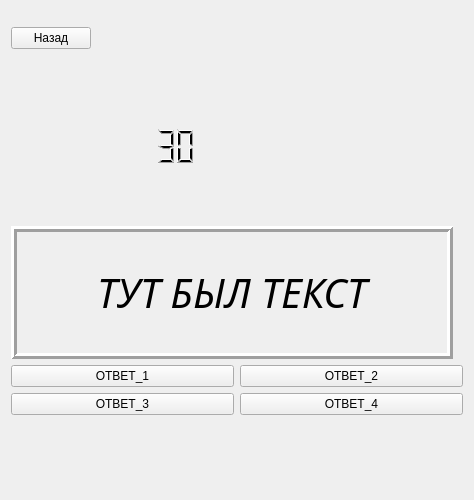
<?xml version="1.0" encoding="UTF-8"?>
<ui version="4.0">
 <class>MainWindow</class>
 <widget class="QMainWindow" name="MainWindow">
  <property name="geometry">
   <rect>
    <x>0</x>
    <y>0</y>
    <width>420</width>
    <height>500</height>
   </rect>
  </property>
  <property name="windowTitle">
   <string>MainWindow</string>
  </property>
  <widget class="QWidget" name="centralWidget">
   <layout class="QGridLayout" name="gridLayout_4">
    <item row="1" column="0">
     <layout class="QGridLayout" name="btn_lay">
      <item row="2" column="0">
       <widget class="QPushButton" name="ans_3">
        <property name="focusPolicy">
         <enum>Qt::NoFocus</enum>
        </property>
        <property name="text">
         <string>ОТВЕТ_3</string>
        </property>
       </widget>
      </item>
      <item row="2" column="1">
       <widget class="QPushButton" name="ans_4">
        <property name="focusPolicy">
         <enum>Qt::NoFocus</enum>
        </property>
        <property name="text">
         <string>ОТВЕТ_4</string>
        </property>
       </widget>
      </item>
      <item row="1" column="0">
       <widget class="QPushButton" name="ans_1">
        <property name="focusPolicy">
         <enum>Qt::NoFocus</enum>
        </property>
        <property name="text">
         <string>ОТВЕТ_1</string>
        </property>
       </widget>
      </item>
      <item row="1" column="1">
       <widget class="QPushButton" name="ans_2">
        <property name="focusPolicy">
         <enum>Qt::NoFocus</enum>
        </property>
        <property name="text">
         <string>ОТВЕТ_2</string>
        </property>
       </widget>
      </item>
     </layout>
    </item>
    <item row="2" column="0">
     <spacer name="verticalSpacer">
      <property name="orientation">
       <enum>Qt::Vertical</enum>
      </property>
      <property name="sizeType">
       <enum>QSizePolicy::Fixed</enum>
      </property>
      <property name="sizeHint" stdset="0">
       <size>
        <width>20</width>
        <height>74</height>
       </size>
      </property>
     </spacer>
    </item>
    <item row="0" column="0">
     <layout class="QGridLayout" name="clock_lay">
      <property name="rightMargin">
       <number>10</number>
      </property>
      <property name="bottomMargin">
       <number>0</number>
      </property>
      <property name="verticalSpacing">
       <number>13</number>
      </property>
      <item row="1" column="1">
       <widget class="QLCDNumber" name="clock">
        <property name="sizePolicy">
         <sizepolicy hsizetype="Minimum" vsizetype="Minimum">
          <horstretch>0</horstretch>
          <verstretch>0</verstretch>
         </sizepolicy>
        </property>
        <property name="font">
         <font>
          <pointsize>20</pointsize>
          <weight>75</weight>
          <bold>true</bold>
         </font>
        </property>
        <property name="layoutDirection">
         <enum>Qt::LeftToRight</enum>
        </property>
        <property name="autoFillBackground">
         <bool>false</bool>
        </property>
        <property name="frameShape">
         <enum>QFrame::NoFrame</enum>
        </property>
        <property name="frameShadow">
         <enum>QFrame::Plain</enum>
        </property>
        <property name="smallDecimalPoint">
         <bool>false</bool>
        </property>
        <property name="digitCount">
         <number>5</number>
        </property>
        <property name="intValue" stdset="0">
         <number>30</number>
        </property>
       </widget>
      </item>
      <item row="1" column="2">
       <spacer name="horizontalSpacer">
        <property name="orientation">
         <enum>Qt::Horizontal</enum>
        </property>
        <property name="sizeType">
         <enum>QSizePolicy::Fixed</enum>
        </property>
        <property name="sizeHint" stdset="0">
         <size>
          <width>250</width>
          <height>20</height>
         </size>
        </property>
       </spacer>
      </item>
      <item row="3" column="0" colspan="3">
       <widget class="QLabel" name="quest">
        <property name="font">
         <font>
          <family>MathJax_Math</family>
          <pointsize>30</pointsize>
          <weight>50</weight>
          <italic>true</italic>
          <bold>false</bold>
          <kerning>true</kerning>
         </font>
        </property>
        <property name="frameShape">
         <enum>QFrame::Box</enum>
        </property>
        <property name="frameShadow">
         <enum>QFrame::Raised</enum>
        </property>
        <property name="lineWidth">
         <number>3</number>
        </property>
        <property name="text">
         <string>ТУТ БЫЛ ТЕКСТ</string>
        </property>
        <property name="textFormat">
         <enum>Qt::RichText</enum>
        </property>
        <property name="alignment">
         <set>Qt::AlignCenter</set>
        </property>
        <property name="wordWrap">
         <bool>false</bool>
        </property>
       </widget>
      </item>
      <item row="0" column="1">
       <spacer name="verticalSpacer_2">
        <property name="orientation">
         <enum>Qt::Vertical</enum>
        </property>
        <property name="sizeType">
         <enum>QSizePolicy::Fixed</enum>
        </property>
        <property name="sizeHint" stdset="0">
         <size>
          <width>100</width>
          <height>55</height>
         </size>
        </property>
       </spacer>
      </item>
      <item row="0" column="0">
       <widget class="QPushButton" name="back_btn">
        <property name="text">
         <string>Назад</string>
        </property>
       </widget>
      </item>
     </layout>
    </item>
   </layout>
  </widget>
 </widget>
 <layoutdefault spacing="6" margin="11"/>
 <resources/>
 <connections/>
</ui>
